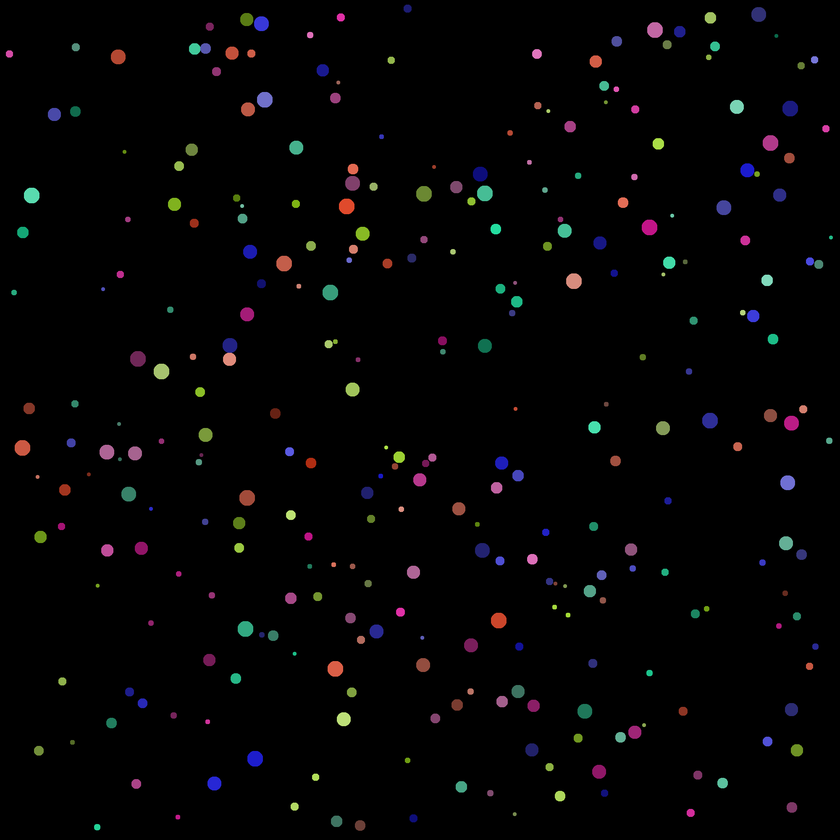
#> input picture colors/balls.png, 840 x 840 px, shrunk from 2000 x 2000 before the run
$ python main.py
#> lines starting #> are read from the running program, lines starting #| are printed output that depends on the picture; after the words box and inside, x2 and y2 are one past the last pixel; in counts of white or black regions, pixels touching at a corner belong together
import matplotlib.pyplot as plt
from skimage.measure import label, regionprops
from skimage.color import rgb2hsv
import numpy as np
import cv2
import statistics
print(cv2.getBuildInformation())
im = plt.imread("balls.png")
#> im is the input picture: shape (840, 840, 3) float32; mean R, G, B 0.0163, 0.0144, 0.0162

binary = im.mean(2)
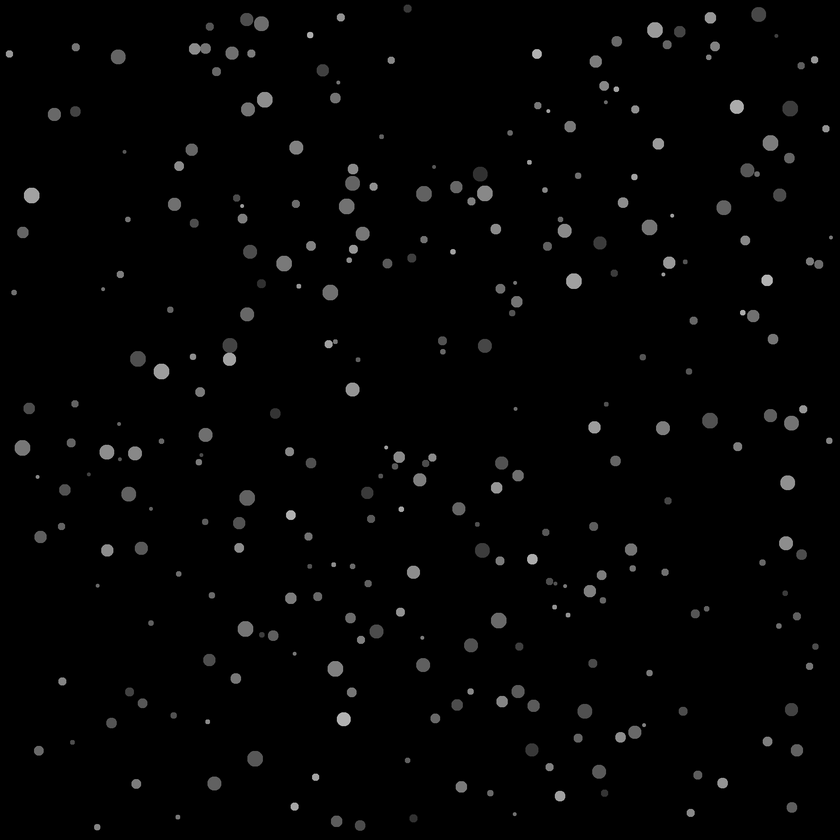
#> binary: shape (840, 840) float32; min 0, max 0.767, mean 0.0157
binary[binary>0] = 1
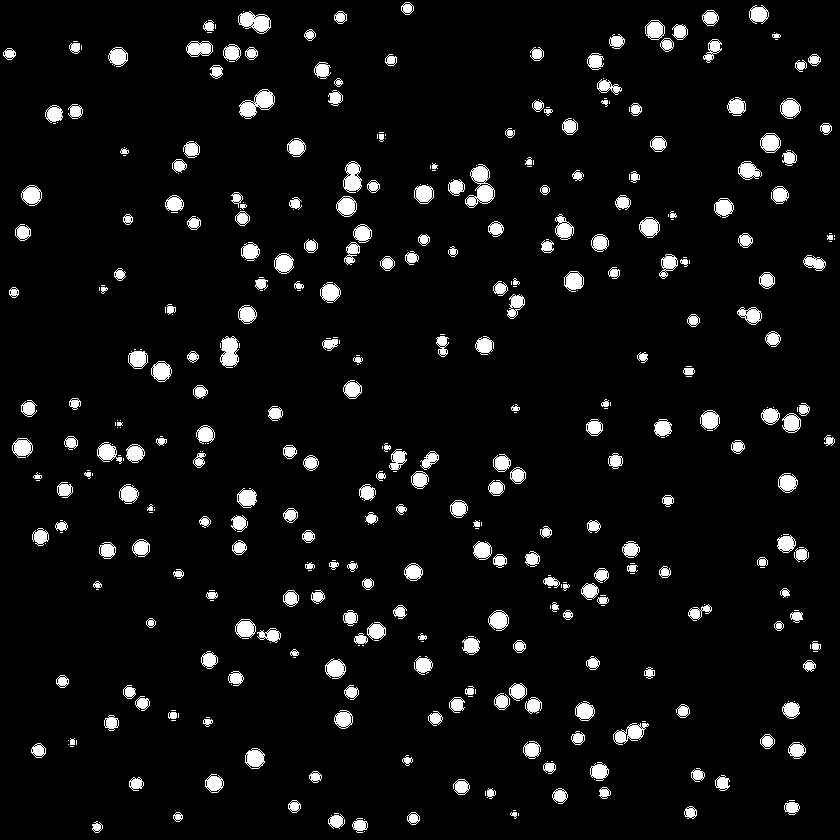
#> binary: shape (840, 840) float32; values 0 (black) and 1 (white), 5.8% white; 441 white regions (167 under 20 px)
labeled = label(binary)
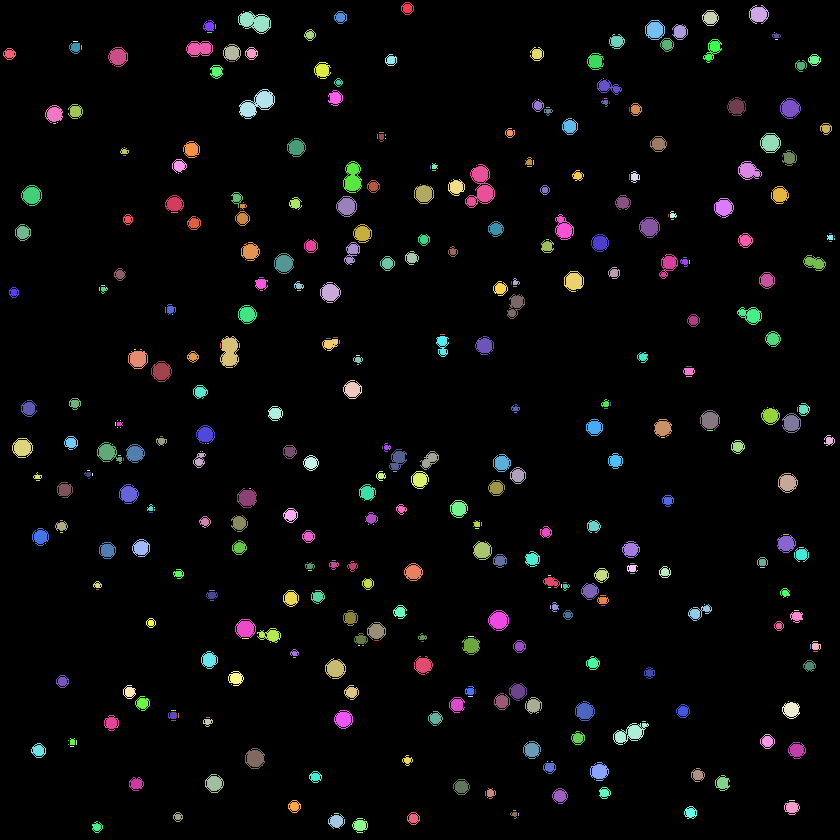
#> labeled: shape (840, 840) int64; 442 distinct labels, from 0 to 441; one colour per label, 0 black
regions = regionprops(labeled)
#> regions = 441 regions; largest, box (x1, y1, x2, y2) and area: (465, 164, 495, 208) 630, (239, 89, 275, 119) 526, (238, 11, 271, 34) 451, (220, 336, 239, 368) 434, (343, 161, 362, 193) 397

colors = []
im_hsv = rgb2hsv(im)
#> im_hsv: shape (840, 840, 3) float32; mean of channels 0, 1, 2 0.0266, 0.039, 0.0238
print(np.max(labeled))
for region in regions:
    cy, cx = region.centroid
    color = im_hsv[int(cy), int(cx)][0]
    colors.append(color)
#> this loop made 441 passes
#> (cy, cx, color) on passes 1 to 3: (7.98, 407, 0.667), (14, 758.3, 0.667), (17.49, 710, 0.222)
#> after the loop, colors = 441 values, max 0.917 at index 216, min 0 at index 11, mean 0.438

k = 1
s = sorted(colors)
#> s = 441 values from 0 to 0.917
eps = s[1]-s[0]
#> eps = 0
print(eps)
for i in range(len(s)-1):
    if s[i+1] - s[i] > eps*2:
        k += 1
#> after the loop, k = 165

print(k)

plt.figure()
plt.plot(sorted(colors), "o")
plt.show()
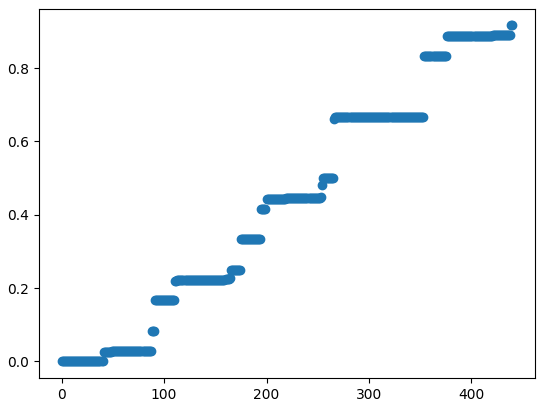
#> figure drawn by matplotlib, 1 panel; curve peaks at x = 439, y = 0.917
